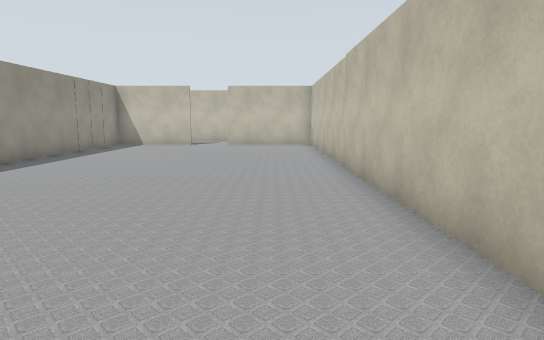
view 1 (above)

20 first-person views from a walk through a Gazebo world. The camera is 1.2 m above the floor, tilts 8° down and sees 75° across. Floor lines are 1 m apart. The floor is counted in squares, 1 m on a side. Each view is taken from the middle of a square. On the plan, view 1 faces up. The plan holds only what a view shows up to about 14 squares ahead; the rest is blank. The place goes on beyond the plan.

view 2
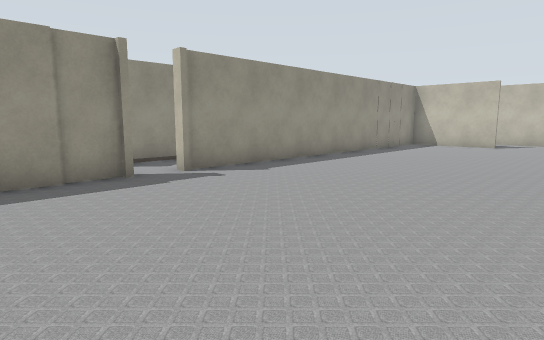

view 3
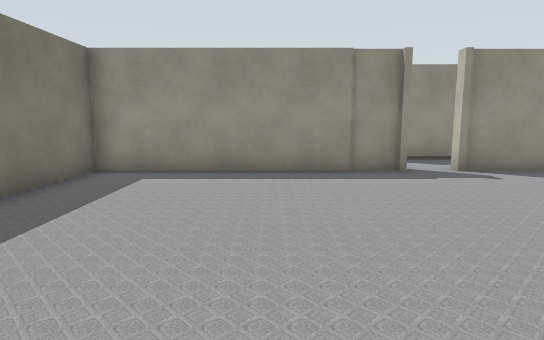

view 4
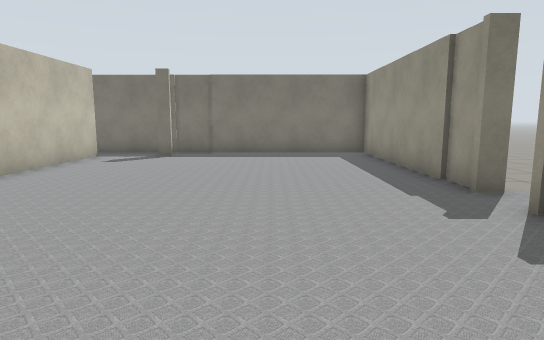

view 5
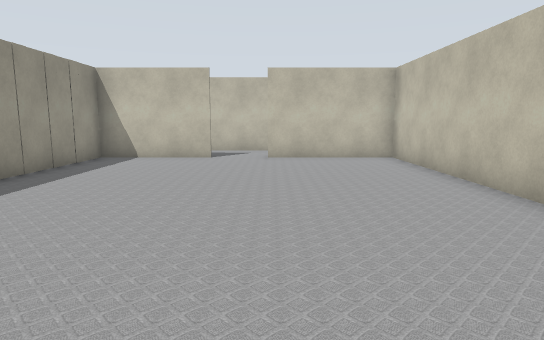

view 6
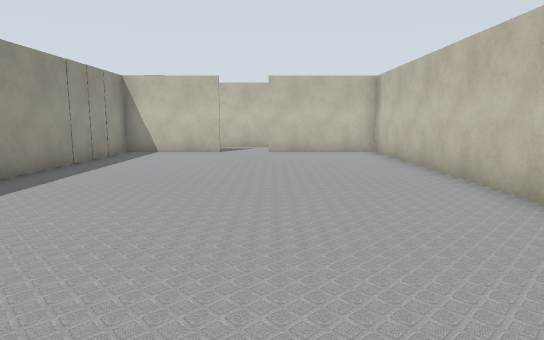

view 7
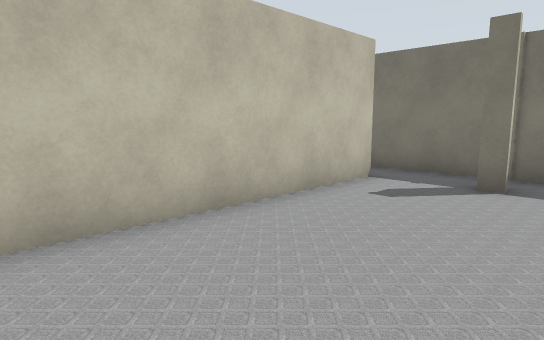

view 8
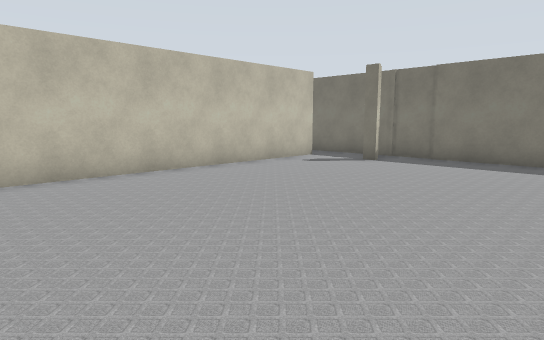

view 9
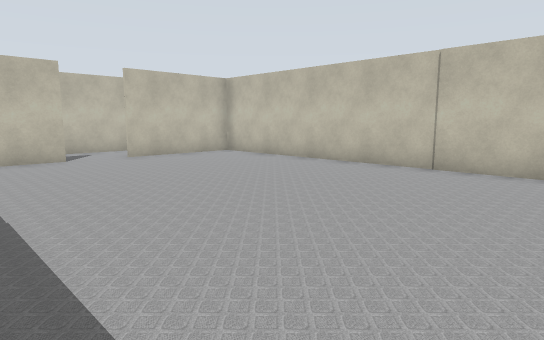

view 10
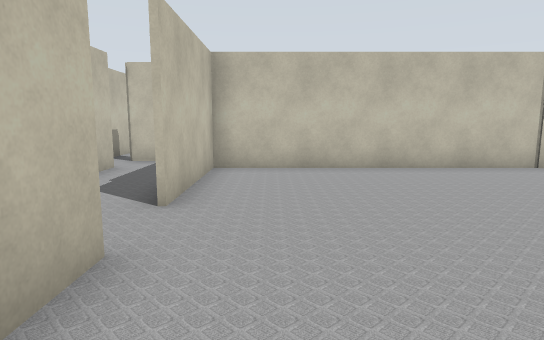

view 11
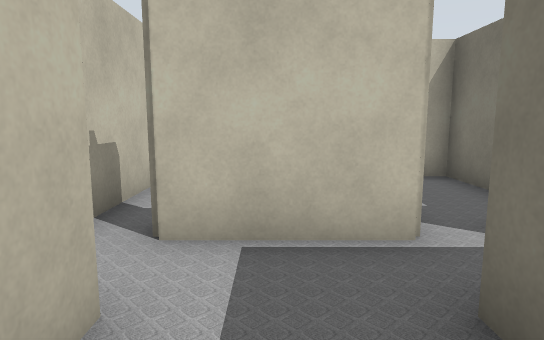

view 12
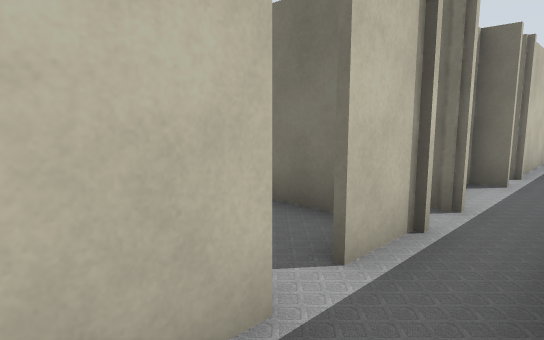

view 13
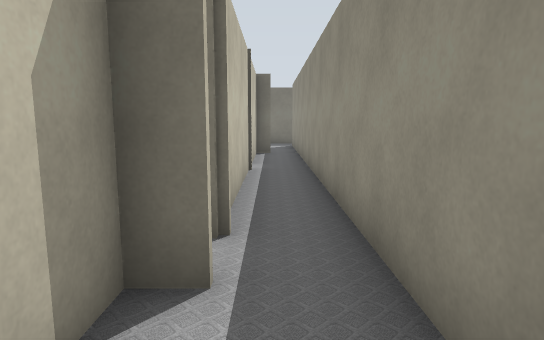

view 14
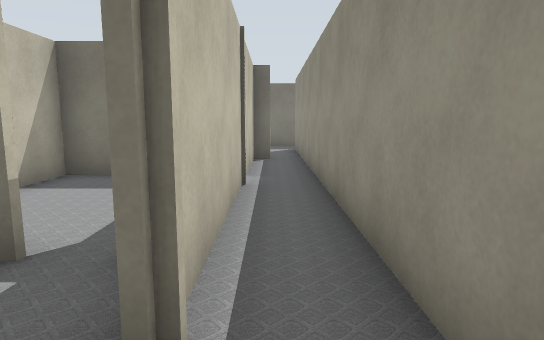

view 15
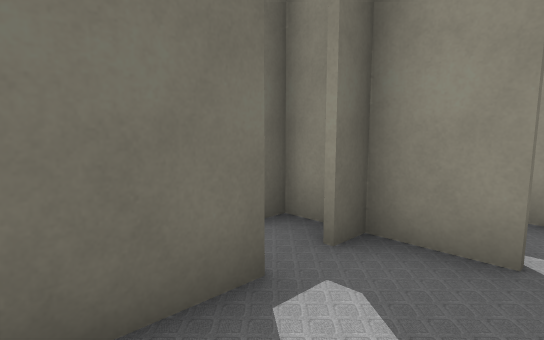

view 16
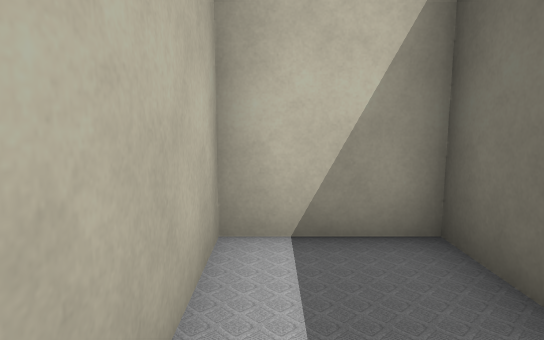

view 17
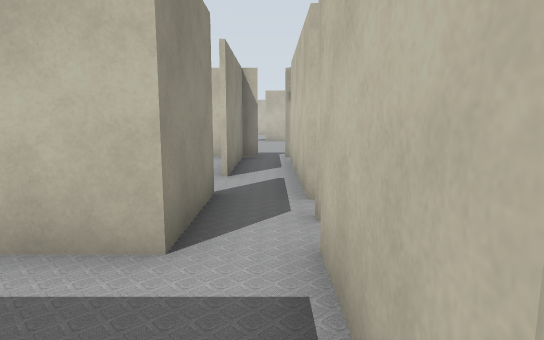

view 18
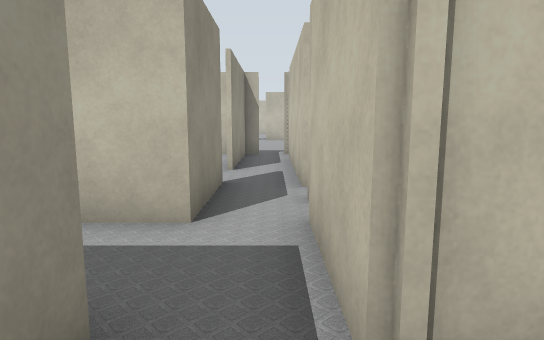

view 19
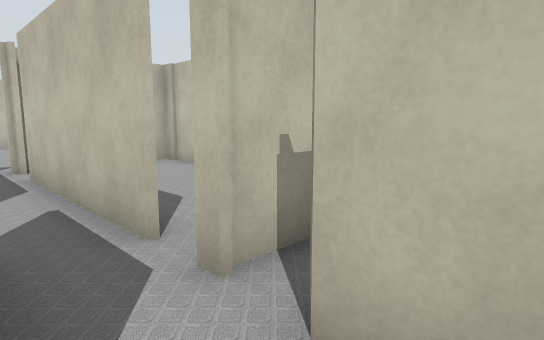

view 20
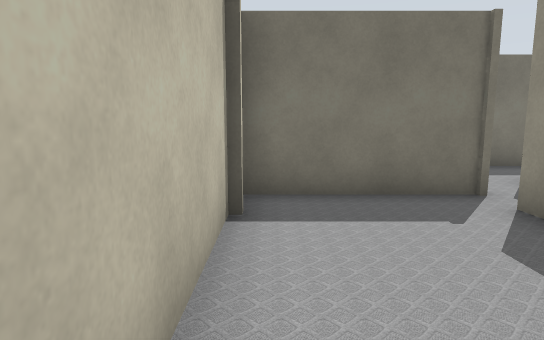

### Floor plan
Ten units are one square. View 1 is at (0, 0); x grows to the right and y downward. Boxes are objects, and circles mark ways between rooms. Rooms are numbered by the first view taken in them; rooms with no view inside come last. Other rooms are left out.
<svg viewBox="-104 -280 185 328">
<path fill="none" stroke="#000" d="M-79 -32 -75 -32 -75 43 28 43M-8 28 -1 28M-39 -176 -75 -176 -75 -44M19 30 19 -176 -22 -176M-10 -201 -45 -201M4 -177 20 -177M-99 -58 -99 -41M20 -201 5 -201M34 -185 34 -202M34 -150 34 -166M20 -129 20 -114M34 -176 34 -185M20 -177 20 -171M41 -116 41 -128M51 -91 69 -91M37 -106 37 -79M36 -91 44 -91M45 -152 76 -152 76 -176 34 -176M76 -225 76 -264M37 -229 37 -222M34 -213 75 -213M20 -229 20 -201M34 -222 34 -275M34 -212 34 -213M20 -275 20 -245M34 -52 34 -99M34 -30 34 -44M20 -114 20 18M34 -16 34 -29M30 -10 34 -10"/>
<circle cx="-30" cy="-180" r="3" fill="#2a7"/>
<circle cx="-80" cy="-40" r="3" fill="#2a7"/>
<circle cx="30" cy="-180" r="3" fill="#2a7"/>
<circle cx="30" cy="-205" r="3" fill="#2a7"/>
<circle cx="40" cy="-170" r="3" fill="#2a7"/>
<circle cx="30" cy="-120" r="3" fill="#2a7"/>
<circle cx="40" cy="-110" r="3" fill="#2a7"/>
<circle cx="40" cy="-220" r="3" fill="#2a7"/>
<text x="-30" y="-70">1</text>
<text x="-90" y="-160">2</text>
<text x="30" y="-150">3</text>
<text x="60" y="-110">4</text>
<text x="60" y="-170">5</text>
<text x="60" y="-240">6</text>
<text x="30" y="-240">7</text>
<text x="30" y="-70">8</text>
</svg>
Room 1 opens to room 2. Room 2 opens to room 3. Room 2 opens to room 7. Room 3 opens to room 5. Room 3 opens to room 8. Room 4 opens to room 8. Room 6 opens to room 7.

Where each view was taken, in squares from view 1:
view 1: 0 up, 0 right, facing up
view 2: 0 up, 0 right, facing up-left
view 3: 0 up, 1 right, facing left
view 4: 9 up, 4 left, facing down
view 5: 6 up, 2 left, facing up
view 6: 4 up, 2 left, facing up
view 7: 4 up, 2 left, facing down-right
view 8: 7 up, 6 left, facing down-right
view 9: 6 up, 7 left, facing up-right
view 10: 16 up, 7 left, facing right
view 11: 19 up, 0 right, facing right
view 12: 19 up, 2 right, facing down-right
view 13: 14 up, 3 right, facing down
view 14: 12 up, 3 right, facing down
view 15: 11 up, 7 right, facing down-left
view 16: 17 up, 4 right, facing right
view 17: 17 up, 3 right, facing up
view 18: 16 up, 3 right, facing up
view 19: 19 up, 2 right, facing up-right
view 20: 27 up, 7 right, facing down
